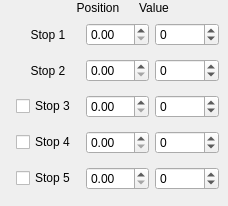
      <widget class="QWidget" name="tab">
       <attribute name="title">
        <string>Gradient</string>
       </attribute>
       <widget class="QLabel" name="label_33">
        <property name="geometry">
         <rect>
          <x>128</x>
          <y>0</y>
          <width>52</width>
          <height>16</height>
         </rect>
        </property>
        <property name="text">
         <string>Value</string>
        </property>
        <property name="alignment">
         <set>Qt::AlignCenter</set>
        </property>
       </widget>
       <widget class="QLabel" name="label_34">
        <property name="geometry">
         <rect>
          <x>72</x>
          <y>0</y>
          <width>52</width>
          <height>16</height>
         </rect>
        </property>
        <property name="text">
         <string>Position</string>
        </property>
        <property name="alignment">
         <set>Qt::AlignCenter</set>
        </property>
       </widget>
       <widget class="QWidget" name="layoutWidget_2">
        <property name="geometry">
         <rect>
          <x>16</x>
          <y>16</y>
          <width>203</width>
          <height>181</height>
         </rect>
        </property>
        <layout class="QGridLayout" name="gridLayout_3">
         <item row="1" column="1">
          <widget class="QDoubleSpinBox" name="doubleToolgrad2">
           <property name="maximum">
            <double>1.000000000000000</double>
           </property>
           <property name="singleStep">
            <double>0.010000000000000</double>
           </property>
          </widget>
         </item>
         <item row="3" column="1">
          <widget class="QDoubleSpinBox" name="doubleToolgrad4">
           <property name="maximum">
            <double>1.000000000000000</double>
           </property>
           <property name="singleStep">
            <double>0.010000000000000</double>
           </property>
          </widget>
         </item>
         <item row="0" column="0">
          <widget class="QLabel" name="label_35">
           <property name="text">
            <string>Stop 1</string>
           </property>
           <property name="alignment">
            <set>Qt::AlignCenter</set>
           </property>
          </widget>
         </item>
         <item row="0" column="1">
          <widget class="QDoubleSpinBox" name="doubleToolgrad1">
           <property name="maximum">
            <double>1.000000000000000</double>
           </property>
           <property name="singleStep">
            <double>0.010000000000000</double>
           </property>
          </widget>
         </item>
         <item row="0" column="2">
          <widget class="QSpinBox" name="spinToolgrad1">
           <property name="minimum">
            <number>-100</number>
           </property>
           <property name="maximum">
            <number>100</number>
           </property>
          </widget>
         </item>
         <item row="1" column="0">
          <widget class="QLabel" name="label_36">
           <property name="text">
            <string>Stop 2</string>
           </property>
           <property name="alignment">
            <set>Qt::AlignCenter</set>
           </property>
          </widget>
         </item>
         <item row="1" column="2">
          <widget class="QSpinBox" name="spinToolgrad2">
           <property name="minimum">
            <number>-100</number>
           </property>
           <property name="maximum">
            <number>100</number>
           </property>
          </widget>
         </item>
         <item row="2" column="0">
          <widget class="QCheckBox" name="checkToolgrad3">
           <property name="text">
            <string>Stop 3</string>
           </property>
          </widget>
         </item>
         <item row="2" column="1">
          <widget class="QDoubleSpinBox" name="doubleToolgrad3">
           <property name="maximum">
            <double>1.000000000000000</double>
           </property>
           <property name="singleStep">
            <double>0.010000000000000</double>
           </property>
          </widget>
         </item>
         <item row="2" column="2">
          <widget class="QSpinBox" name="spinToolgrad3">
           <property name="minimum">
            <number>-100</number>
           </property>
           <property name="maximum">
            <number>100</number>
           </property>
          </widget>
         </item>
         <item row="3" column="2">
          <widget class="QSpinBox" name="spinToolgrad4">
           <property name="minimum">
            <number>-100</number>
           </property>
           <property name="maximum">
            <number>100</number>
           </property>
          </widget>
         </item>
         <item row="3" column="0">
          <widget class="QCheckBox" name="checkToolgrad4">
           <property name="text">
            <string>Stop 4</string>
           </property>
          </widget>
         </item>
         <item row="4" column="1">
          <widget class="QDoubleSpinBox" name="doubleToolgrad5">
           <property name="maximum">
            <double>1.000000000000000</double>
           </property>
           <property name="singleStep">
            <double>0.010000000000000</double>
           </property>
          </widget>
         </item>
         <item row="4" column="0">
          <widget class="QCheckBox" name="checkToolgrad5">
           <property name="text">
            <string>Stop 5</string>
           </property>
          </widget>
         </item>
         <item row="4" column="2">
          <widget class="QSpinBox" name="spinToolgrad5">
           <property name="minimum">
            <number>-100</number>
           </property>
           <property name="maximum">
            <number>100</number>
           </property>
          </widget>
         </item>
        </layout>
       </widget>
      </widget>
